Frame 1 (no input): blank canvas, image omitted
Frame 60 (the mouse pressed at the canvas centre just before this capture): blank canvas, image omitted
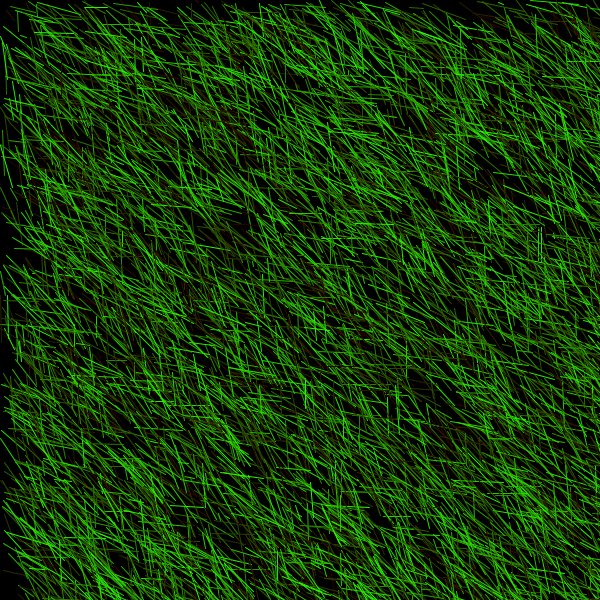
Frame 120 (the mouse held since frame 60 and released just before this capture)

The Processing sketch whose frames 1 and 60 were blank and that drew this single picture after the mouse press (run headless with seeded random() and noise(); from frame 60 on, the mouse is pressed at the canvas centre):

// Processing sketch: processing_51584
// ── processing_51584.pde

int count = 0;

void setup() {
  size(600, 600);
  smooth(); 
  background(0);
  frameRate(20);
}

void draw() {
  if (mousePressed) {
    for (int i = 0; i < 100; i++) {
      float x = random(width);
      float y = random(height);
      stroke(41, random(255), 0);
      fill(random(255), random(255), random(255));
      line(x, y, x+random(50), y+random(50)); 
      count++;
    }
  }
  println("Lineas = "+ count);

  if (keyPressed) {
    if (key == 'c') {
      count = 0;
      background(0);
    }
  }

  if (count == 100000) {
    background(0);
    count=0;
  }
}
